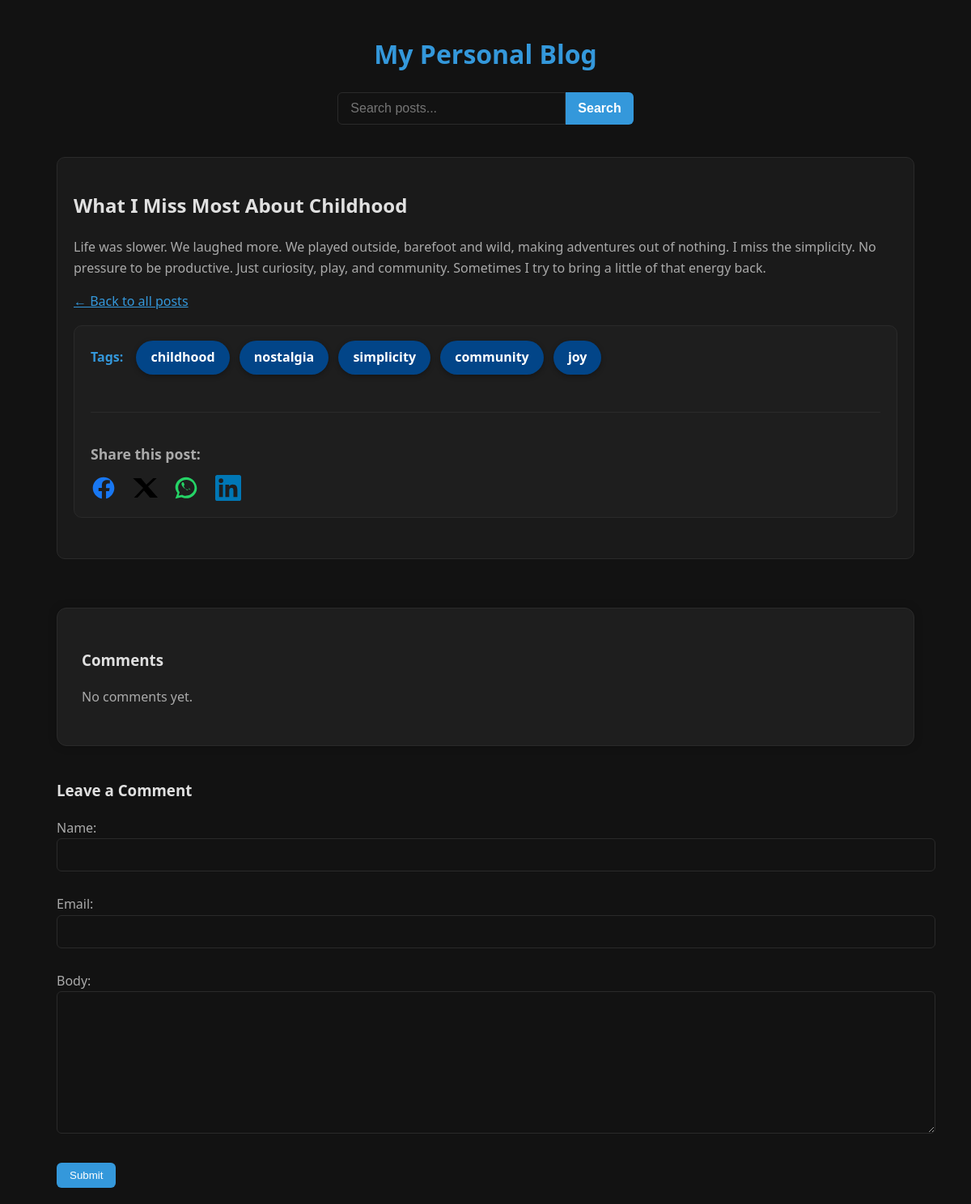
Page /posts/17/what-i-miss-most-about-childhood/ on the committed database.
### myblog/models.py (models this page shows, shortened)
class Post(models.Model):
    class Status(models.TextChoices):
        DRAFT = 'DF', 'Draft'
        PUBLISHED = 'PB', 'Published'
    title = models.CharField(max_length=250)
    slug = models.SlugField(max_length=250)
    author = models.ForeignKey(
        settings.AUTH_USER_MODEL,
        on_delete=models.CASCADE,
        related_name='blog_posts'
        )
    body = models.TextField()
    publish = models.DateTimeField(default=timezone.now)
    created = models.DateTimeField(auto_now_add=True)
    updated = models.DateTimeField(auto_now=True)
    status = models.CharField(
        max_length=2,
        choices=Status,
        default=Status.DRAFT
    )
    objects = models.Manager() # The default manager.
    published = PublishedManager() # Our custom manager.
    tags = TaggableManager() # to use tags for posts
    image = CloudinaryField('image', blank=True, null=True)
    class Meta:
        ordering = ['-publish']
        indexes = [
            models.Index(fields = ['-publish']),
        ]

### myblog/views.py (the view)
# urls.py: path('posts/<int:id>/<slug:slug>/', views.post_detail, name='post_detail'),
def post_detail(request, id, slug):
    post = get_object_or_404(Post, id=id, slug=slug, status=Post.Status.PUBLISHED)
    comments = post.comments.filter(active=True)
    new_comment = None
    if request.method == 'POST':
        comment_form = CommentForm(data=request.POST)
        if comment_form.is_valid():
            new_comment = comment_form.save(commit=False)
            new_comment.post = post
            new_comment.save()
            comment_form = CommentForm()
    else:
        comment_form = CommentForm()
    return render(
        request,
        'myblog/post/detail.html',
        {
            'post': post,
            'comments': comments,
            'new_comment': new_comment,
            'comment_form': comment_form
        }
    )

### myblog/forms.py
class CommentForm(forms.ModelForm):
    class Meta:
        model = Comment
        fields = ['name', 'email', 'body']

### myblog/templates/myblog/post/detail.html (shortened to what this page needs)
{% extends "base.html" %}
{% block content %}
<div class="container">
  <article>
    <h2>{{ post.title }}</h2>
    <div>{{ post.body|linebreaks }}</div>
    <p><a href="{% url 'myblog:post_list' %}">← Back to all posts</a></p>
    <div class="post-tags tag-cloud">
      <strong>Tags:</strong>
      {% for tag in post.tags.all %}
        <a href="{% url 'myblog:post_list_by_tag' tag.slug %}" class="tag">{{ tag.name }}</a>
      {% empty %}
        <span>No tags.</span>
      {% endfor %}
    <div class="share-buttons">
        <p>Share this post:</p>
        <a href="https://www.facebook.com/sharer/sharer.php?u={{ request.build_absolute_uri }}" target="_blank" title="Share on Facebook" class="share-icon facebook">
            <svg viewBox="0 0 24 24" fill="currentColor"><path d="M22 12.07C22 6.5 17.52 2 12 2S2 6.5 2 12.07C2 17.1 5.66 21.2 10.44 22v-7.02h-3.1v-2.9h3.1V9.41c0-3.07 1.83-4.77 4.64-4.77 1.34 0 2.75.24 2.75.24v3.04h-1.55c-1.53 0-2.01.95-2.01 1.92v2.31h3.41l-.55 2.9h-2.86V22C18.34 21.2 22 17.1 22 12.07z"/></svg>
        </a>
        <a href="https://twitter.com/intent/tweet?url={{ request.build_absolute_uri }}&text={{ post.title }}" target="_blank" title="Share on X" class="share-icon x">
            <svg viewBox="0 0 24 24" fill="currentColor"><path d="M19.8 3H23L15 10.72 24 21h-7.2l-5.6-6.64L5.2 21H2L10.5 12 1 3h7.4l5 5.92L19.8 3Z"/></svg>
        </a>
        <a href="https://api.whatsapp.com/send?text={{ post.title }} {{ request.build_absolute_uri }}" target="_blank" title="Share on WhatsApp" class="share-icon whatsapp">
        </a>
        <a href="https://www.linkedin.com/sharing/share-offsite/?url={{ request.build_absolute_uri }}" target="_blank" title="Share on LinkedIn" class="share-icon linkedin">
        </a>
    </div>
    </div>
  </article>
  <div class="comments">
    <h3>Comments</h3>
    {% for comment in comments %}
      <div class="comment">
        <strong>{{ comment.name }}</strong>
        <small>{{ comment.created|date:"F j, Y H:i" }}</small>
        <p>{{ comment.body|linebreaks }}</p>
      </div>
    {% empty %}
      <p>No comments yet.</p>
    {% endfor %}
  </div>
  <div class="comment-form">
    <h3>Leave a Comment</h3>
    <form method="post">
      {{ comment_form.as_p }}
      <button type="submit">Submit</button>
    </form>
  </div>
</div>
{% endblock %}

### static/css/blog.css (style rules this page uses)
:root { --bg-dark: #121212; --bg-light: #1e1e1e; --text-main: #e0e0e0; --text-muted: #aaaaaa; --accent-blue: #3498db; --accent-blue-hover: #2980b9; --card-bg: #1a1a1a; --border-gray: #2a2a2a; --tag-bg: hsl(210, 97%, 27%); --tag-hover-bg: hsl(210, 100%, 20%); }
body { margin: 0; font-family: 'Segoe UI', sans-serif; background-color: var(--bg-dark); color: var(--text-main); line-height: 1.6; padding: 20px; }
.container { max-width: 1100px; margin: auto; padding: 0 20px; }
article { background-color: var(--card-bg); border: 1px solid var(--border-gray); border-radius: 10px; padding: 20px; transition: transform 0.3s ease, box-shadow 0.3s ease; }
p { color: var(--text-muted); font-size: 1rem; }
a { color: var(--accent-blue); text-decoration: underline; }
.comments { margin-top: 60px; padding: 30px; background-color: var(--bg-light); border: 1px solid var(--border-gray); border-radius: 12px; box-shadow: 0 0 12px rgba(0, 0, 0, 0.2); }
.comment-form { margin-top: 40px; }
.comment-form input, .comment-form textarea { width: 100%; padding: 12px; background-color: var(--bg-dark); border: 1px solid var(--border-gray); border-radius: 6px; color: var(--text-main); margin-bottom: 12px; }
.comment-form button { background-color: var(--accent-blue); color: white; border: none; padding: 8px 16px; border-radius: 6px; cursor: pointer; transition: background-color 0.3s ease; }
.tag-cloud { margin-bottom: 30px; background-color: var(--bg-light); padding: 12px 20px; border-radius: 10px; border: 1px solid var(--border-gray); }
.tag-cloud strong { color: var(--accent-blue); margin-right: 12px; font-weight: 600; }
.tag { display: inline-block; margin: 6px 8px 6px 0; padding: 8px 18px; font-size: 1rem; font-weight: 600; border-radius: 30px; background-color: var(--tag-bg); color: #fff; text-decoration: none; box-shadow: 0 2px 6px rgba(0,0,0,0.3); transition: background-color 0.3s ease, transform 0.15s ease; }
.share-buttons { margin-top: 40px; padding-top: 20px; border-top: 1px solid var(--border-gray); }
.share-buttons p { margin-bottom: 12px; font-size: 1.1rem; font-weight: 600; color: var(--text-muted); }
.share-buttons a.share-icon { display: inline-block; margin-right: 15px; width: 32px; height: 32px; transition: transform 0.2s ease; color: inherit; }
.share-buttons a.share-icon svg { width: 100%; height: 100%; }
.share-buttons a.facebook { color: #1877f2; }
.share-buttons a.x { color: #000000; }
.share-buttons a.whatsapp { color: #25d366; }
.share-buttons a.linkedin { color: #0077b5; }

### rows in the picture
Post: title "What I Miss Most About Childhood", body "Life was slower. We laughed more. We played outside, barefoot and wild, making adventures out of nothing. I miss the simplicity. No pressure to be productive. Just curiosity, play, and community. Sometimes I try to bring a little of that energy back."
Tag: name "childhood"
Tag: name "nostalgia"
Tag: name "simplicity"
Tag: name "community"
Tag: name "joy"
